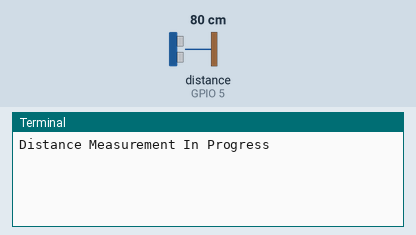
This program was run on a simulated Raspberry Pi (BCM pin numbers). Shown: the last lines printed to the terminal. Inputs (shaded band) come from the test bench; at power-on: distance to the obstacle (sensor on GPIO 5) 80 cm. The echo pulse lasts 58.3 µs per cm; the clock reads 2024-03-15 10:24:30 at power-on unless the program sets it.

Above: at 1.2 s.
1.3 s: distance to the obstacle (sensor on GPIO 5) set to 2 cm
At 2.7 s:
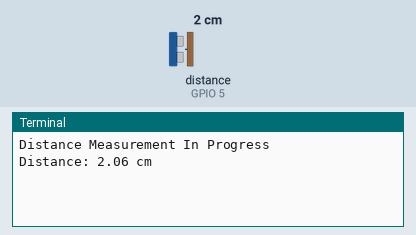
5.5 s: distance to the obstacle (sensor on GPIO 5) set to 4 cm
At 8.5 s:
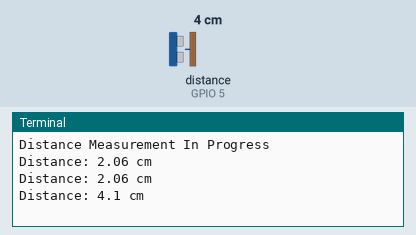

Measured:
- after the input at 1.3 s, the terminal: prints a new line after 0.70 s (image 1)
- after the input at 5.5 s, the terminal: prints a new line after 2.5 s (image 2)

The program:

Ultra_Sonic.py
```python
import RPi.GPIO as GPIO
import time
GPIO.setmode(GPIO.BCM)

TRIG = 6
ECHO = 5

print "Distance Measurement In Progress"

GPIO.setup(TRIG,GPIO.OUT)
GPIO.setup(ECHO,GPIO.IN)

def printed():
	GPIO.output(TRIG, False)
	#print "Waiting For Sensor To Settle"
	time.sleep(2)

	GPIO.output(TRIG, True)
	time.sleep(0.00001)
	GPIO.output(TRIG, False)

	while GPIO.input(ECHO)==0:
	  pulse_start = time.time()

	while GPIO.input(ECHO)==1:
	  pulse_end = time.time()

	pulse_duration = pulse_end - pulse_start

	distance = pulse_duration * 17150

	distance = round(distance, 2)

	print "Distance:",distance,"cm"

while 1:
		printed()
		time.sleep(1)
GPIO.cleanup()
```
